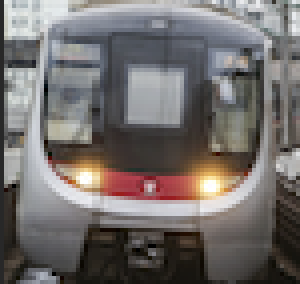
#> input picture code_backup/mtrmap_june6/image/mtr_train1.png, 75 x 71 px (shown 4 times larger)
$ python test.py
#> lines starting #> are read from the running program, lines starting #| are printed output that depends on the picture
from PIL import Image, ImageDraw, ImageOps

def create_circular_image(input_path, output_path, border_width=10, border_color=(255, 0, 0)):
    """
    Crops an image into a circle and adds a colored border.

    :param input_path: Path to the source image.
    :param output_path: Path where the result will be saved.
    :param border_width: Thickness of the border in pixels.
    :param border_color: Tuple (R, G, B) or (R, G, B, A) for the border color.
    """
#> called with input_path = 'mtr_train1.png', output_path = 'circular_bordered_image.png', border_width = 15, border_color = (60, 179, 113)
    # 1. Open the image
    img = Image.open(input_path).convert("RGBA")
#> img is the input picture: PIL image 75x71 RGBA; mean R, G, B, A 114.7, 109.8, 108.1, 255

    # Ensure the image is square
    width, height = img.size
#> width = 75; height = 71
    min_dim = min(width, height)
#> min_dim = 71
    img = ImageOps.fit(img, (min_dim, min_dim), centering=(0.5, 0.5))
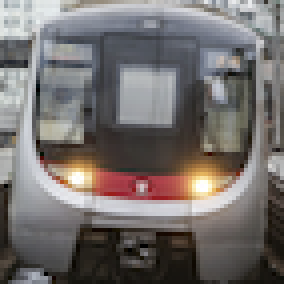
#> img: PIL image 71x71 RGBA (shown 4 times larger); mean R, G, B, A 116.1, 111, 109.3, 255
    size = img.size[0]
#> size = 71

    # 2. Create the circular mask for the image crop
    mask = Image.new('L', (size, size), 0)
#> mask: PIL image 71x71 L; every value is 0
    draw = ImageDraw.Draw(mask)
    draw.ellipse((0, 0, size, size), fill=255)

    # Apply the mask to the image (Circular Crop)
    circular_img = Image.new("RGBA", (size, size), (0, 0, 0, 0))
#> circular_img: PIL image 71x71 RGBA; every value is 0
    circular_img.paste(img, (0, 0), mask=mask)
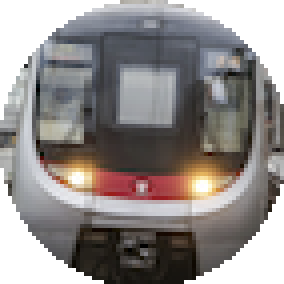
#> circular_img: PIL image 71x71 RGBA (shown 4 times larger); mean R, G, B, A 93.1, 88.1, 86.6, 203.8; transparent parts drawn white

    # 3. Create a new canvas for the border
    # The new size will be the original size + double the border width
    new_size = size + (border_width * 2)
#> new_size = 101
    final_img = Image.new("RGBA", (new_size, new_size), (0, 0, 0, 0))
#> final_img: PIL image 101x101 RGBA; every value is 0

    # Draw the colored border circle
    draw_border = ImageDraw.Draw(final_img)
    draw_border.ellipse((0, 0, new_size, new_size), fill=border_color)

    # 4. Paste the circular image onto the border background
    # We center the image by offsetting it by the border_width
    final_img.paste(circular_img, (border_width, border_width), mask=circular_img)
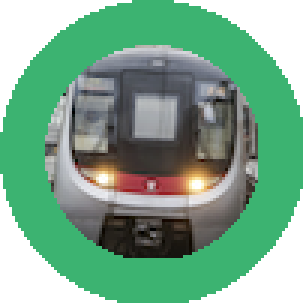
#> final_img: PIL image 101x101 RGBA (shown 3 times larger); mean R, G, B, A 70.1, 115.3, 88.1, 202.9; transparent parts drawn white

    # 5. Save the result
    final_img.save(output_path, "PNG")
    print(f"Success! Image saved to {output_path}")

# --- Configuration ---
if __name__ == "__main__":
    # Replace 'input.jpg' with your actual filename
    input_filename = "mtr_train1.png"
    output_filename = "circular_bordered_image.png"

    # Customize these values:
    b_width = 15
    b_color = (60, 179, 113)  # Medium Sea Green (RGB)

    try:
        create_circular_image(input_filename, output_filename, b_width, b_color)
    except FileNotFoundError:
        print("Error: The input file was not found. Please check the path.")
    except Exception as e:
        print(f"An error occurred: {e}")
